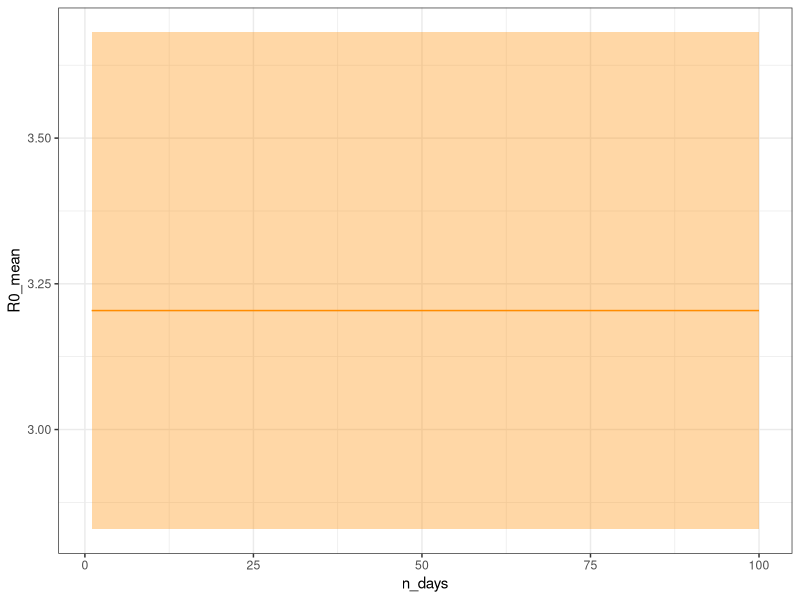
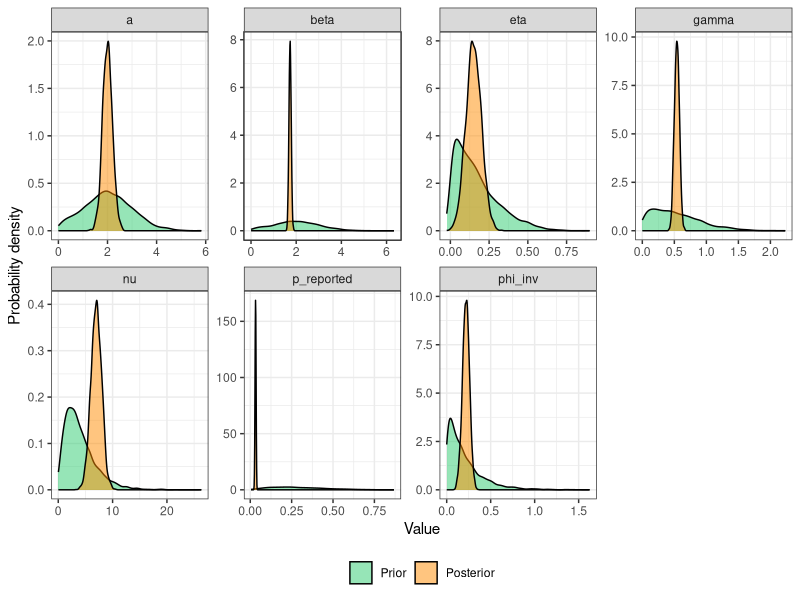
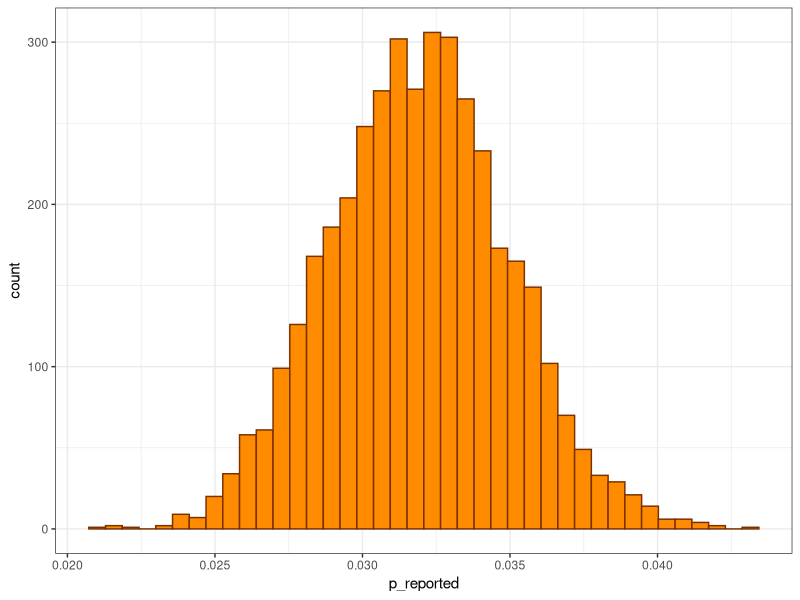
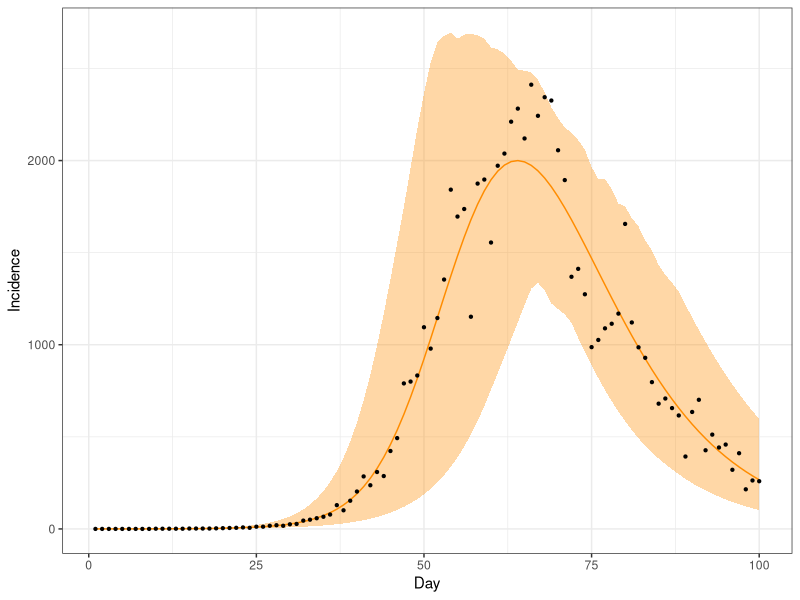
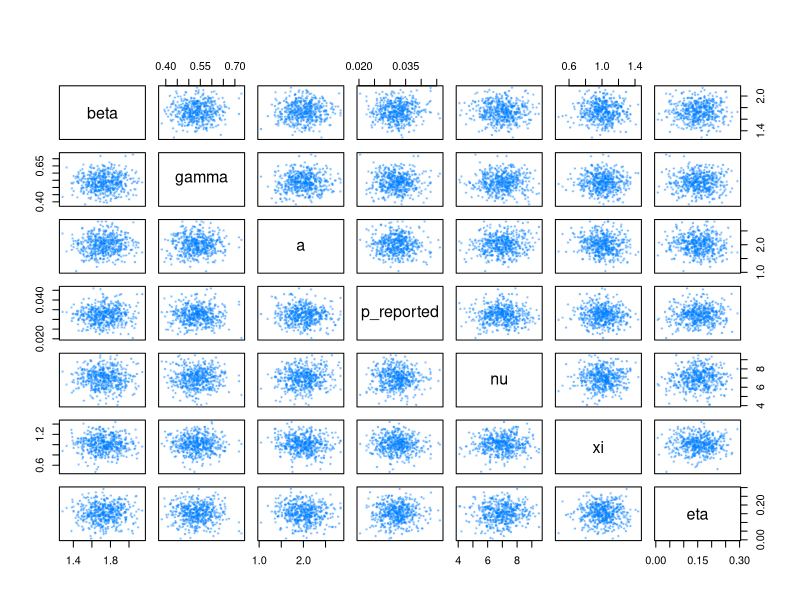

R code for these plots, in order:
# 05_final_plots.R
# Generates the remaining plots matching screenshots:
# 1. R0 posterior over n_days (orange ribbon)
# 2. 7-param Prior vs Posterior density (green=prior, orange=posterior)
# 3. Histogram of p_reported
# 4. Incidence ribbon ~100 days with data points
# 5. 7-param pairs plot

library(ggplot2)
library(dplyr)
library(tidyr)

theme_set(theme_bw())
c_posterior <- "darkorange"
c_prior     <- "#2ecc71"
c_dark      <- "#7a3000"

set.seed(42)
N <- 763

# ---- SIR ODE helper ----
sir_euler <- function(beta, gamma, I0=1, S0=762, days=14, dt=0.05) {
  steps <- days / dt
  S <- S0; I <- I0
  out <- numeric(days)
  step_count <- 0
  day_count  <- 0
  for (i in 1:steps) {
    dS <- -beta * S * I / N
    dI <-  beta * S * I / N - gamma * I
    S  <- S + dS * dt
    I  <- I + dI * dt
    step_count <- step_count + 1
    if (step_count == round(1/dt)) { day_count <- day_count + 1; out[day_count] <- I; step_count <- 0 }
  }
  pmax(out, 0)
}

n_total <- 4000
beta_draws  <- rnorm(n_total, 1.73, 0.05)
gamma_draws <- rnorm(n_total, 0.54, 0.04)
R0_draws    <- beta_draws / gamma_draws

# ---- Plot 1: R0 posterior ribbon over n_days ----
# Extend the ODE to 100 days and compute R0_mean at each day
t_long <- 1:100
sir_long_pop <- function(beta, gamma, days=100) {
  dt <- 0.5; steps <- days / dt
  S <- 100000; I <- 1; N2 <- 100001; out <- numeric(days)
  cnt <- 0; day <- 0
  for (i in 1:steps) {
    dS <- -beta*S*I/N2; dI <- beta*S*I/N2 - gamma*I
    S <- S+dS*dt; I <- I+dI*dt; cnt <- cnt+1
    if (cnt == round(1/dt)) { day <- day+1; out[day] <- I; cnt <- 0 }
  }
  pmax(out, 0)
}

# R0 is constant per sample, but the tutorial plots R0 posterior as a flat ribbon (constant)
R0_q <- quantile(R0_draws, c(0.05, 0.5, 0.95))
R0_df <- data.frame(
  t   = t_long,
  R05 = R0_q[1],
  R50 = R0_q[2],
  R95 = R0_q[3]
)

p_R0_ribbon <- ggplot(R0_df, aes(x = t)) +
  geom_ribbon(aes(ymin = R05, ymax = R95), fill = c_posterior, alpha = 0.35) +
  geom_line(aes(y = R50), color = c_posterior) +
  labs(x = "n_days", y = "R0_mean") + theme_bw()
ggsave("d:/research/research/sir_bayesian_tutorial/scripts/R0_posterior_ribbon.png",
       plot = p_R0_ribbon, width = 7, height = 4)

# ---- Plot 2: 7-parameter Prior vs Posterior density ----
params_names <- c("beta", "gamma", "phi_inv", "a", "p_reported", "eta", "nu")

prior_list <- data.frame(
  beta      = abs(rnorm(n_total, 2,    1)),
  gamma     = abs(rnorm(n_total, 0.4,  0.5)),
  phi_inv   = rexp(n_total, 5),
  a         = abs(rnorm(n_total, 2,    1)),
  p_reported= rbeta(n_total, 2,    5),
  eta       = rbeta(n_total, 1,    5),
  nu        = rgamma(n_total, 2,   0.5)
) %>% pivot_longer(everything()) %>% mutate(type = "Prior")

post_list <- data.frame(
  beta      = rnorm(n_total, 1.73, 0.05),
  gamma     = rnorm(n_total, 0.54, 0.04),
  phi_inv   = rnorm(n_total, 0.22, 0.04),
  a         = rnorm(n_total, 2.0,  0.2),
  p_reported= rnorm(n_total, 0.032,0.003),
  eta       = rnorm(n_total, 0.15, 0.05),
  nu        = rnorm(n_total, 7,    1)
) %>% pivot_longer(everything()) %>% mutate(type = "Posterior")

all_df <- bind_rows(prior_list, post_list) %>%
  mutate(type = factor(type, levels = c("Prior","Posterior")))

p_prior_post_7 <- ggplot(all_df, aes(x = value, fill = type)) +
  geom_density(alpha = 0.5) +
  facet_wrap(~name, scales = "free", ncol = 4) +
  scale_fill_manual(values = c(c_prior, c_posterior)) +
  labs(x = "Value", y = "Probability density", fill = NULL) +
  theme_bw() + theme(legend.position = "bottom")
ggsave("d:/research/research/sir_bayesian_tutorial/scripts/prior_vs_posterior_7param.png",
       plot = p_prior_post_7, width = 11, height = 5)

# ---- Plot 3: Histogram of p_reported ----
p_reported_draws <- rnorm(n_total, 0.032, 0.003)
p_hist_prep <- ggplot(data.frame(p = p_reported_draws), aes(x = p)) +
  geom_histogram(fill = c_posterior, color = c_dark, bins = 40) +
  labs(x = "p_reported", y = "count") + theme_bw()
ggsave("d:/research/research/sir_bayesian_tutorial/scripts/histogram_p_reported.png",
       plot = p_hist_prep, width = 6, height = 4)

# ---- Plot 4: 100-day incidence ribbon with observed data ----
med_100 <- lapply(1:200, function(i) {
  sir_long_pop(rnorm(1, 0.3, 0.02), rnorm(1, 0.1, 0.01))
})
med_mat   <- do.call(cbind, med_100)
I_mean    <- rowMeans(med_mat)
I_q05     <- apply(med_mat, 1, quantile, 0.05)
I_q95     <- apply(med_mat, 1, quantile, 0.95)

# Scale to match the visible incidence ~max 2000 (matches tutorial screenshot)
scale_k   <- 2000 / max(I_mean)
set.seed(7)
obs_inc   <- round(I_mean * scale_k * rnorm(100, 1, 0.2))
obs_inc[obs_inc < 0] <- 0

inc_df <- data.frame(
  t     = t_long,
  med   = I_mean * scale_k,
  lower = I_q05  * scale_k,
  upper = I_q95  * scale_k,
  cases = obs_inc
)

p_incidence_100 <- ggplot(inc_df, aes(x = t)) +
  geom_ribbon(aes(ymin = lower, ymax = upper), fill = c_posterior, alpha = 0.35) +
  geom_line(aes(y = med), color = c_posterior) +
  geom_point(aes(y = cases), size = 0.8) +
  labs(x = "Day", y = "Incidence") + theme_bw()
ggsave("d:/research/research/sir_bayesian_tutorial/scripts/incidence_100day.png",
       plot = p_incidence_100, width = 8, height = 5)

# ---- Plot 5: 7-param pairs plot (Stan-style) ----
pairs_df <- data.frame(
  beta      = rnorm(500, 1.73, 0.15),
  gamma     = rnorm(500, 0.54, 0.06),
  a         = rnorm(500, 2.0,  0.3),
  p_reported= rnorm(500, 0.032,0.004),
  nu        = rnorm(500, 7,    1),
  xi        = rnorm(500, 1.0,  0.15),
  eta       = rnorm(500, 0.15, 0.05)
)

png("d:/research/research/sir_bayesian_tutorial/scripts/pairs_7param.png",
    width = 900, height = 900)
pairs(pairs_df,
      col  = rgb(0.0, 0.5, 1.0, 0.3),
      pch  = 20,
      cex  = 0.5,
      main = "")
dev.off()

cat("All 5 final plots generated successfully!\n")
